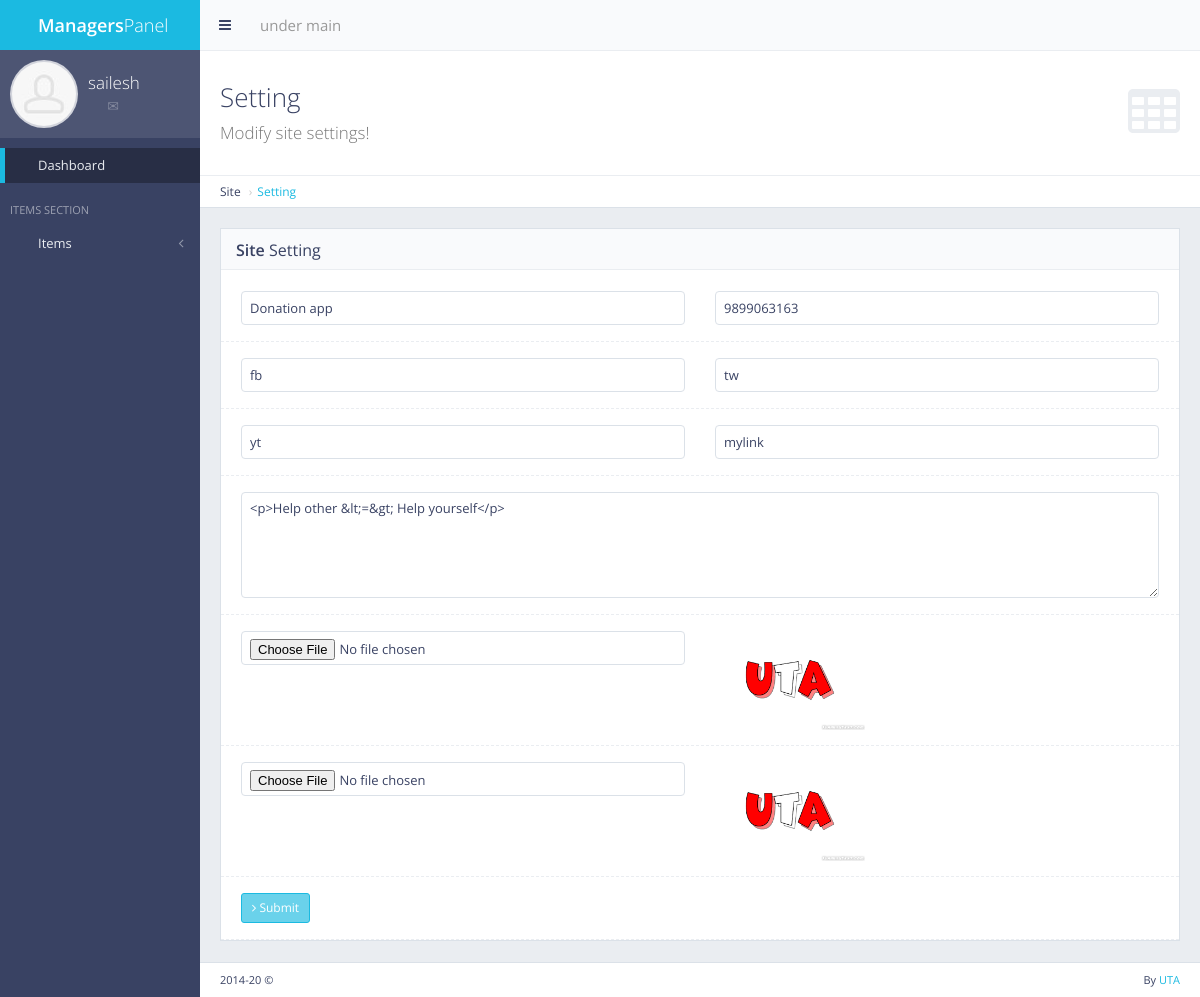
The app's page /panel/setting/ (signed in) with its own data.
### main/models.py (models this page shows, shortened)
class Main(models.Model):
    name = models.CharField(max_length=30)
    about = models.TextField()
    abouttxt = models.TextField(default="-")
    fb = models.CharField(default="-", max_length=30)
    tw = models.CharField(default="-", max_length=30)
    yt = models.CharField(default="-", max_length=30)
    tell = models.CharField(default="-", max_length=30)
    link = models.CharField(default="-", max_length=30)
    set_name = models.CharField(default="-", max_length=30)
    picurl = models.TextField(default="")
    picname = models.TextField(default="")
    picurl2 = models.TextField(default="")
    picname2 = models.TextField(default="")

### main/views.py (the view, shortened to what this page needs)
# urls.py: url(r'^panel/setting/$', views.site_setting, name='site_setting'),
def site_setting(request):
    if not request.user.is_authenticated:
        return redirect('mylogin')
    site = Main.objects.get(pk=1)
    return render(request, 'back/setting.html', {'site':site})

### main/templatetags/extra_auth.py (called while the page is built)
@register.filter(name='has_group')
def has_group(user, group_name):
    return user.groups.filter(name=group_name).exists()

### main/templates/back/setting.html (shortened to what this page needs)
{% extends 'back/master.html' %}
{% load static %}
{% block mainblock %}
<div class="content-header">
    <div class="header-section">
        <h1>
            <i class="fa fa-table"></i>Setting<br><small>Modify site settings!</small>
        </h1>
    </div>
</div>
<ul class="breadcrumb breadcrumb-top">
    <li>Site</li>
    <li><a href="/panel/setting">Setting</a></li>
</ul>
<div class="row">
    <div class="col-md-12">
        <div class="block">
            <div class="block-title">
                <h2><strong>Site</strong> Setting</h2>
            </div>
            <form action="{% url 'site_setting' %}" method="post" enctype="multipart/form-data" class="form-horizontal form-bordered">
                <div class="form-group">
                    <div class="col-md-6">
                        <input id="name" name="name" value="{{site.name}}" type="text" class="form-control" placeholder="Site Title">
                    </div>
                    <div class="col-md-6">
                        <input id="tell" name="tell" value="{{site.tell}}" type="text" class="form-control" placeholder="Site Tel">
                    </div>
                </div>
                <div class="form-group">
                    <div class="col-md-6">
                        <input id="fb" name="fb" value="{{site.fb}}" type="text" class="form-control" placeholder="FB">
                    </div>
                    <div class="col-md-6">
                        <input id="tw" name="tw" value="{{site.tw}}" type="text" class="form-control" placeholder="TW">
                    </div>
                </div>
                <div class="form-group">
                    <div class="col-md-6">
                        <input id="yt" name="yt" value="{{site.yt}}" type="text" class="form-control" placeholder="YT">
                    </div>
                    <div class="col-md-6">
                        <input id="link" name="link" value="{{site.link}}" type="text" class="form-control" placeholder="Link">
                    </div>
                </div>
                <div class="form-group">
                    <div class="col-md-12">
                        <textarea type="text" id="txt" name="txt" rows="5" class="form-control" placeholder="txt">{{site.about}}</textarea>
                    </div>
                </div>
                <div class="form-group">
                    <div class="col-md-6">
                        <input type="file" id="myfile2" name="myfile2" rows="5" class="form-control" placeholder="choose header logo">
                    </div>
                    <div class="col-md-6">
                        <img style= "display: inline-block; width:150px; height:100px;" src="{{site.picurl2}}">
                    </div>
                </div>
                <div class="form-group">
                    <div class="col-md-6">
                        <input type="file" id="myfile" name="myfile" rows="5" class="form-control" placeholder="choose footer logo">
                    </div>
                    <div class="col-md-6">
                        <img style= "display: inline-block; width:150px; height:100px;" src="{{site.picurl}}">
                    </div>
                </div>
                <div class="form-group">
                    <div class="col-md-12">
                        <button type="submit" class="btn btn-sm btn-primary"><i class="fa fa-angle-right"></i> Submit</button>
                    </div>
                </div>
            </form>
        </div>
    </div>
</div>
{% endblock %}

### main/templates/back/master.html (shortened to what this page needs)
{% load static %}
{% load extra_auth %}
{% if user.is_authenticated %}
<!DOCTYPE html>
<html class="no-js" lang="en">
<head>
    <link rel="stylesheet" href="{% static 'back/css/bootstrap.min.css' %}">
    <link rel="stylesheet" href="{% static 'back/css/plugins.css' %}">
    <link rel="stylesheet" href="{% static 'back/css/main.css' %}">
    <link rel="stylesheet" href="{% static 'back/css/themes.css' %}">
</head>
<body>
    <div id="page-wrapper">
        <div id="page-container" class="sidebar-partial sidebar-visible-lg sidebar-no-animations">
            <div id="sidebar">
                <div id="sidebar-scroll">
                    <div class="sidebar-content">
                        <a href="/panel" class="sidebar-brand">
                            <i class="gi gi-flash"></i><span
                                class="sidebar-nav-mini-hide"><strong>Managers</strong>Panel</span>
                        </a>
                        <div class="sidebar-section sidebar-user clearfix sidebar-nav-mini-hide">
                            <div class="sidebar-user-avatar">
                                <a href="#">
                                    <img src="{% static 'back/img/placeholders/avatars/avatar2.jpg' %}" alt="avatar">
                                </a>
                            </div>
                            <div class="sidebar-user-name">{{request.user}}</div>
                            <div class="sidebar-user-links">
                                <a href="#" data-toggle="tooltip" data-placement="bottom"
                                    title="Profile"><i class="gi gi-user"></i></a>
                                <a href="#" data-toggle="tooltip" data-placement="bottom"
                                    title="Messages"><i class="gi gi-envelope"></i></a>
                                <a href="/panel/change/pass" class="enable-tooltip" data-placement="bottom"
                                    title="Settings"><i
                                        class="gi gi-cogwheel"></i></a>
                                <a href="/logout" data-toggle="tooltip" data-placement="bottom" title="Logout"><i
                                        class="gi gi-exit"></i></a>
                            </div>
                        </div>
                        <ul class="sidebar-nav">
                            <li>
                                <a href="/panel/" class=" active"><i class="gi gi-stopwatch sidebar-nav-icon"></i><span
                                        class="sidebar-nav-mini-hide">Dashboard</span></a>
                            </li>
                            <li class="sidebar-header">
                                <span class="sidebar-header-options clearfix"><a href="#"
                                        data-toggle="tooltip" title="Quick Settings"><i
                                            class="gi gi-settings"></i></a></span>
                                <span class="sidebar-header-title">Items Section</span>
                            </li>
                            <li>
                                <a href="#" class="sidebar-nav-menu"><i
                                        class="fa fa-angle-left sidebar-nav-indicator sidebar-nav-mini-hide"></i><i
                                        class="gi gi-show_big_thumbnails sidebar-nav-icon"></i><span
                                        class="sidebar-nav-mini-hide">Items</span></a>
                            </li>
                        </ul>
                    </div>
                </div>
            </div>
            <div id="main-container">
                <header class="navbar navbar-default">
                    <ul class="nav navbar-nav-custom">
                        <li>
                            <a href="javascript:void(0)" onclick="App.sidebar('toggle-sidebar');this.blur();">
                                <i class="fa fa-bars fa-fw"></i>
                            </a>
                        </li>
                    </ul>
                    <form action="#" method="post" class="navbar-form-custom">
                        <div class="form-group">
                            <input type="text" id="top-search" name="top-search" class="form-control"
                                placeholder="under maintenance">
                        </div>
                    </form>
                </header>
                <div id="page-content">
                    {%block mainblock%}
                    {% endblock %}
                </div>
                <footer class="clearfix">
                    <div class="pull-right">
                        By <a href="#" target="_blank">UTA</a>
                    </div>
                    <div class="pull-left">
                        <span id="year-copy"></span> &copy;
                    </div>
                </footer>
            </div>
        </div>
    </div>
</body>
</html>
{% else %}
Please login
{% endif %}

### records on screen
Main: name "Donation app", tell "9899063163", fb "fb", tw "tw", yt "yt", link "mylink", txt "<p>Help other &lt;=&gt; Help yourself</p>", picurl2 (picture), picurl (picture)

### other values on screen
{{ request.user }} "sailesh"
